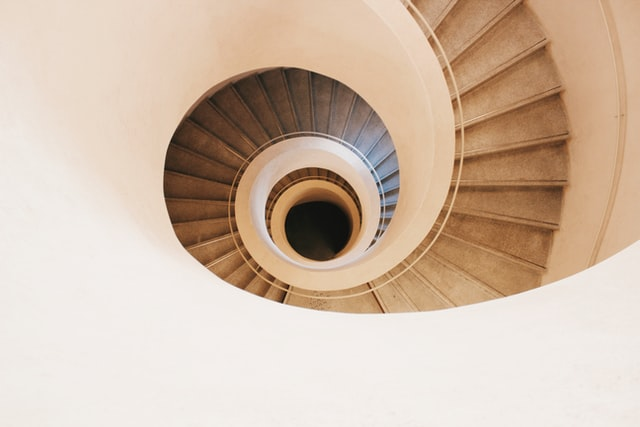
#> input picture Prelab3/spiral.jpg, 640 x 427 px
$ jupyter execute Prelab3_Li_201172111.ipynb   (older library calls are emulated)
#> lines starting #> are read from the running program, lines starting #| are printed output that depends on the picture; after the words box and inside, x2 and y2 are one past the last pixel; in counts of white or black regions, pixels touching at a corner belong together
Import

[cell 1]
import numpy as np
import cv2
import random
import math
from matplotlib import pyplot as plt
import random

global im#ratios
img = cv2.imread("spiral.jpg")
#> img is the input picture: shape (427, 640, 3); mean B, G, R 169.1, 187.5, 208.9
#img = cv2.imread("lines.jpg")
#img = cv2.imread("mario.png")
gray= cv2.cvtColor(img,cv2.COLOR_BGR2GRAY)
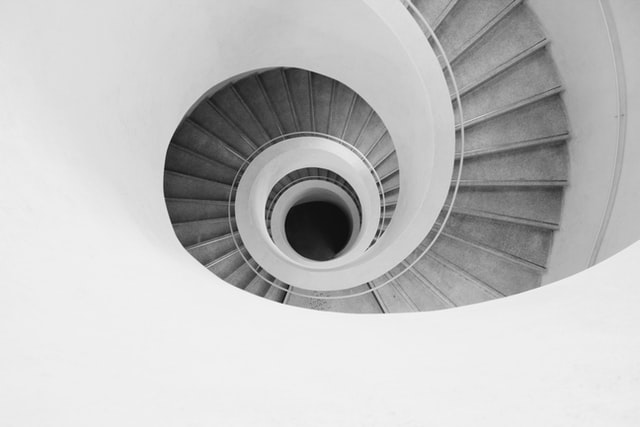
#> gray: shape (427, 640); min 10, max 249, mean 191.8
tvalrange = [1,50]
rows = img.shape[0]
#> rows = 427
columns = img.shape[1]
#> columns = 640
ratios=[]

Smooth image

[cell 2]
RGBimg = cv2.cvtColor(img,cv2.COLOR_BGR2RGB)
dstimg = cv2.GaussianBlur(RGBimg,(3,3),0)
plt.imshow(dstimg)
plt.title("Smoothing image")

Get Sobel Horizontal and vertical images

[cell 3]
dstimg = cv2.GaussianBlur(gray,(5,5),7)
#> dstimg: shape (427, 640)
G_x = np.array([[-1, 0, 1],[-2, 0, 2],[-1, 0, 1]])
G_y = np.array([[-1, -2, -1],[0, 0, 0],[1, 2, 1]])
dstx = cv2.filter2D(dstimg,cv2.CV_16S,G_x)
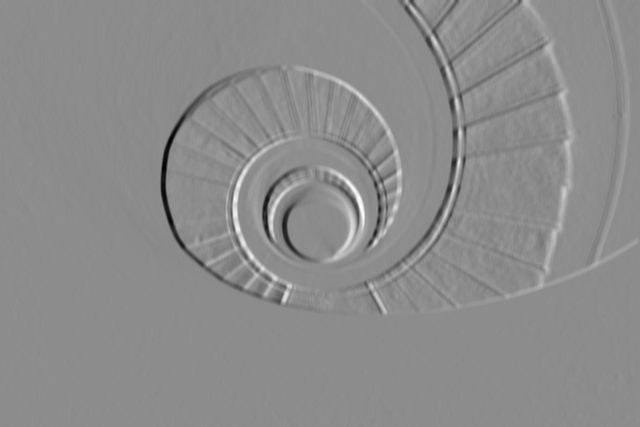
#> dstx: shape (427, 640) int16; min -282, max 230, mean -0.3; drawn with min black and max white
dsty = cv2.filter2D(dstimg,cv2.CV_16S,G_y)
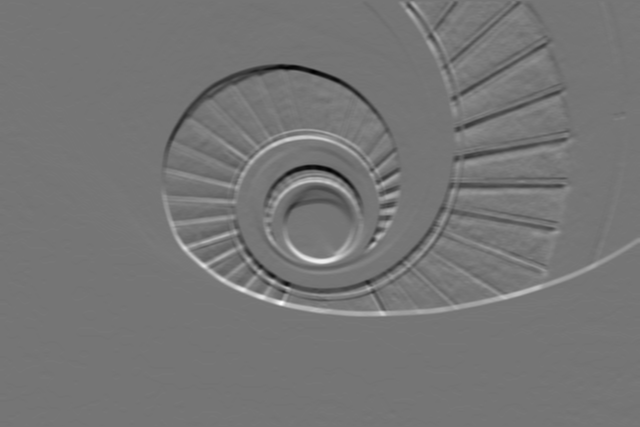
#> dsty: shape (427, 640) int16; min -246, max 288, mean 0.9; drawn with min black and max white

[cell 4]
plt.imshow(dstx,cmap="gray")
plt.title("Sobel Horizontal Image")

[cell 5]
plt.imshow(dsty,cmap="gray")
plt.title("Sobel Vertical Image")

Get gradient image

[cell 6]
def GeneralEdgeDetection(img):
    rows = img.shape[0]
#> rows = 427
    columns = img.shape[1]
#> columns = 640
    Gimg = np.zeros((img.shape[0],img.shape[1],3),np.uint8)
    for x in range(rows):
        for y in range(columns):
            Gimg[x][y] = abs(dstx[x][y])+ abs(dsty[x][y])
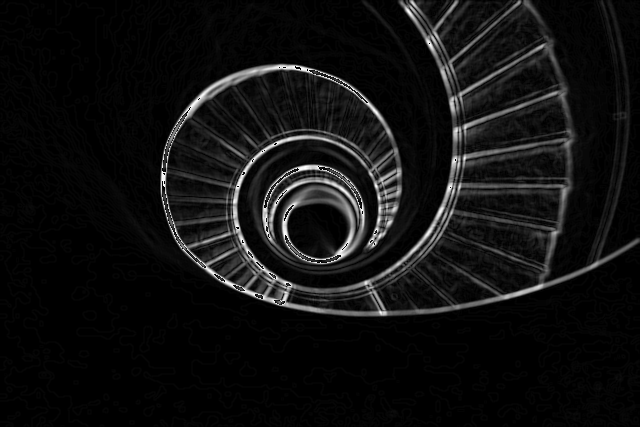
#> Gimg: shape (427, 640, 3); min 0, max 254, mean 16.5
    return Gimg
plt.imshow(GeneralEdgeDetection(dstimg))
plt.title("Gradient Image")

dstimg = dstx + dsty
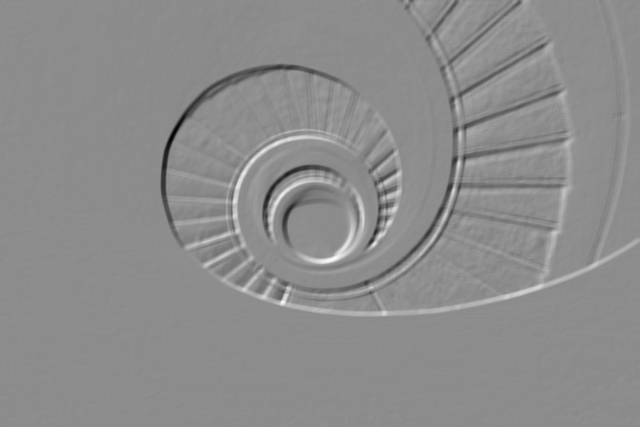
#> dstimg: shape (427, 640) int16; min -406, max 330, mean 0.5; drawn with min black and max white

Show the gradient image and Marked the Gradient image, Canny edge detection

[cell 7]
global tau,tau1,tau2,Gimg
tau = 0
tau1 = 0
tau2 = 0

Gimg = GeneralEdgeDetection(dstimg)


rows = img.shape[0]
columns = img.shape[1]

def tau_val_trackbar(*arg):
    # global tau
    tau = cv2.getTrackbarPos("value of tau", "MarkGrad")

# [9 lines left out: functions tau_val_trackbar2, storeGimg, not called in this run]

def MarkGrad(img,tau):
#> called with tau = 18
    temp = np.zeros((rows,columns),np.uint8)
    for x in range(rows):
        for y in range(columns):
            for z in range(3):
                if(img[x,y,z] >= tau):
                    temp[x,y] = np.uint8(255)
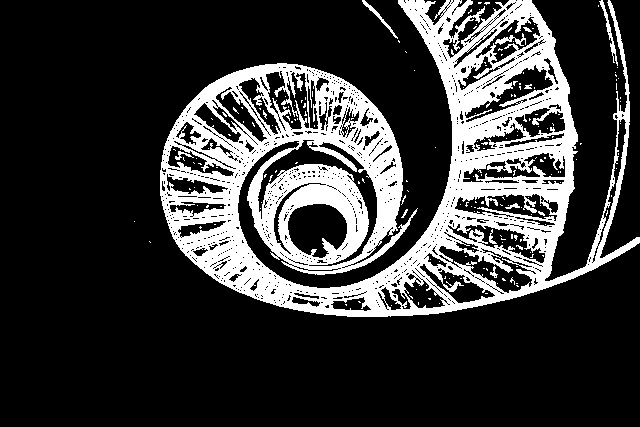
#> temp: shape (427, 640); 22% white; 184 white regions (173 under 20 px), largest, box (x1, y1, x2, y2) and area: (160, 0, 640, 317) 58716, (599, 0, 618, 66) 214, (362, 0, 398, 39) 155
    return temp


def CED(img,tau1,tau2):
#> called with tau1 = 7, tau2 = 51
    imgGray = cv2.cvtColor(img,cv2.COLOR_BGR2GRAY)
    Gaussianimg = cv2.GaussianBlur(imgGray,(5,5),7)
    ced = cv2.Canny(Gaussianimg, tau1, tau2)
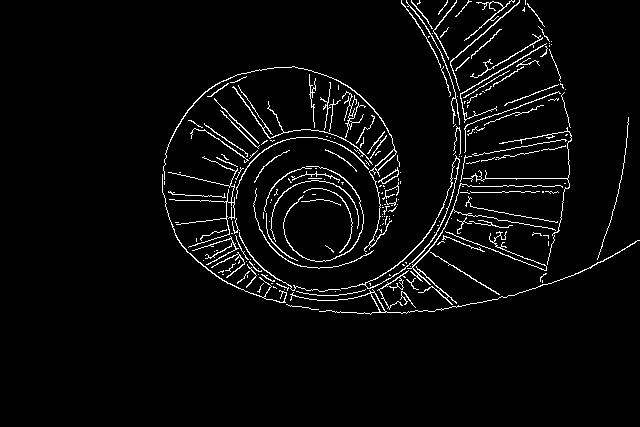
#> ced: shape (427, 640); 3.9% white in thin lines or dots, all inside (x1, y1, x2, y2) = (162, 0, 640, 315)
    cv2.imshow("Canny Edge Detection", ced)
    return ced

# [16 lines left out: functions activeGeneral, activeCanny, not called in this run]

Markimg = MarkGrad(Gimg,18)
plt.imshow(Markimg,cmap ='gray')
plt.title("Gredient image, tau=18 ")

[cell 8]
ced = CED(img,7,51)
plt.imshow(ced,cmap ='gray')
plt.title("Canny edge detection, tau1= 7,tau2 = 51")

Part3 Compare (Please press enter for "MarkGredient", "q" for Canny, and "c" to calculate ratio. after all the ratios have
been calculated, press "esc" to show the figures.

[cell 9]
# [33 lines left out: functions Compare, CompareMetricPlt, not called in this run]


cv2.namedWindow("MarkGrad", cv2.WINDOW_NORMAL)
cv2.resizeWindow("MarkGrad",columns, rows)
cv2.createTrackbar("value of tau", "MarkGrad", 0,30, tau_val_trackbar)


cv2.namedWindow("Canny Edge Detection", cv2.WINDOW_NORMAL)
cv2.resizeWindow("Canny Edge Detection",columns, rows)
cv2.createTrackbar("value of tau1", "Canny Edge Detection", 0,60, tau_val_trackbar2)
cv2.createTrackbar("value of tau2", "Canny Edge Detection", 0,60, tau_val_trackbar2)

cv2.imshow("MarkGrad",img)
cv2.imshow("Canny Edge Detection", img)

while True:
    key = cv2.waitKey(1)
#> (key Esc is pressed here)
